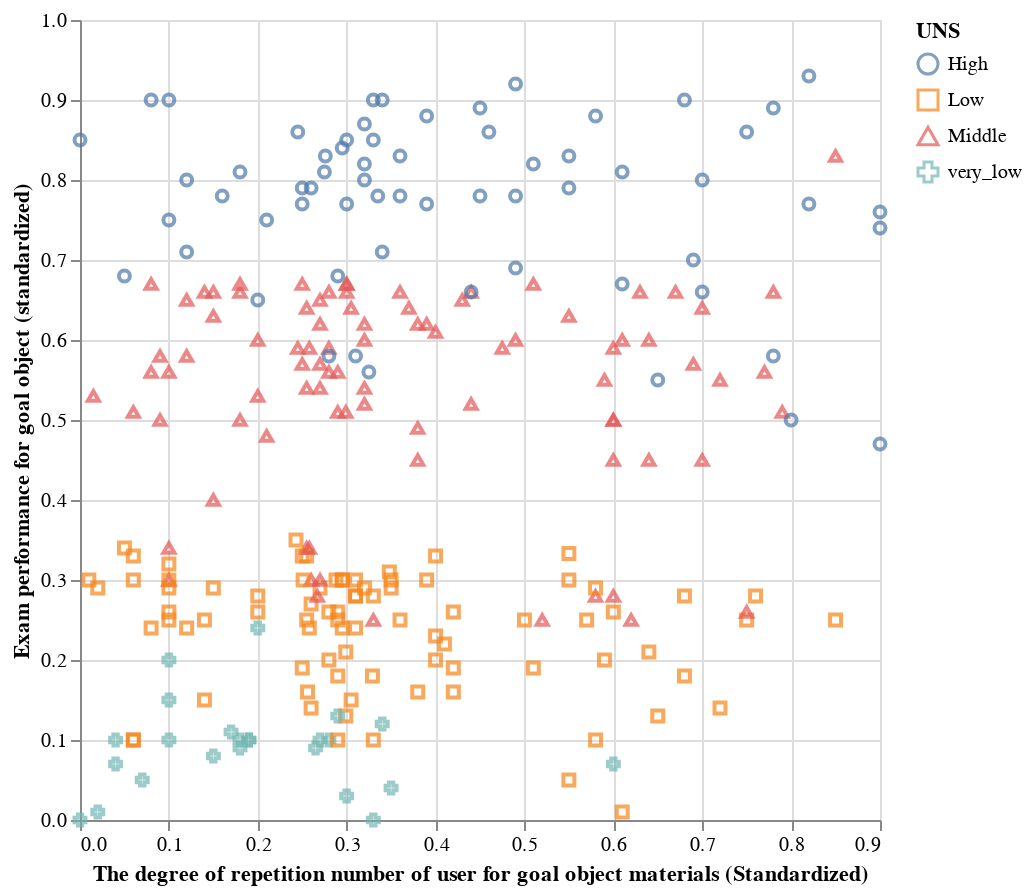

Notebook code cell kept with this figure:
### Code cell
user_chart2 = (
    alt.Chart(user_knowledge_data)
    .mark_point()
    .encode(
        x = alt.X("SCG", title = "The degree of repetition number of user for goal object materials (Standardized)"),
        y = alt.Y("PEG", title = "Exam performance for goal object (standardized)"),
        color = " UNS",
        shape = " UNS"
)).properties(width=400, height=400)
user_chart2

### Figure 1 — Vega-Lite specification as saved in the notebook (floating-point values rounded to 4 significant figures; data arrays with more than 128 entries replaced by an {"elided": "..."} marker saying what was removed)
{"config": {"view": {"continuousWidth": 400, "continuousHeight": 300}}, "data": {"name": "data-eaaed803afb61494a967d3bfd8939bb0"}, "mark": "point", "encoding": {"color": {"field": " UNS", "type": "nominal"}, "shape": {"field": " UNS", "type": "nominal"}, "x": {"field": "SCG", "title": "The degree of repetition number of user for goal object materials (Standardized)", "type": "quantitative"}, "y": {"field": "PEG", "title": "Exam performance for goal object (standardized)", "type": "quantitative"}}, "height": 400, "width": 400, "$schema": "https://vega.github.io/schema/vega-lite/v4.17.0.json", "datasets": {"data-eaaed803afb61494a967d3bfd8939bb0": {"elided": "258 records"}}}
